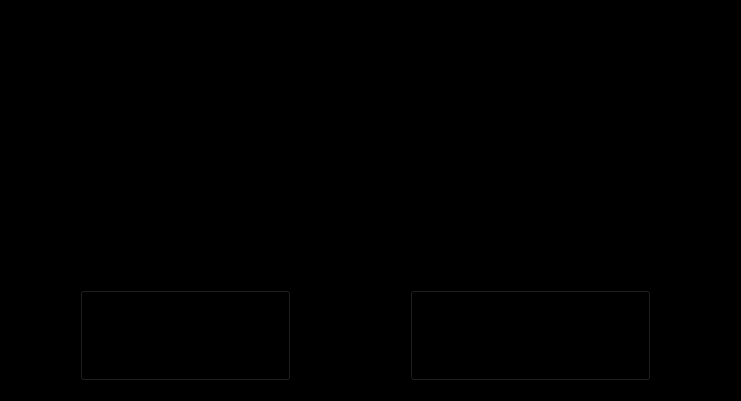
<?xml version="1.0" encoding="UTF-8"?>
<ui version="4.0">
 <class>mainGui</class>
 <widget class="QWidget" name="mainGui">
  <property name="enabled">
   <bool>true</bool>
  </property>
  <property name="geometry">
   <rect>
    <x>0</x>
    <y>0</y>
    <width>741</width>
    <height>401</height>
   </rect>
  </property>
  <property name="windowTitle">
   <string>mainGui</string>
  </property>
  <property name="windowOpacity">
   <double>8.000000000000000</double>
  </property>
  <property name="autoFillBackground">
   <bool>false</bool>
  </property>
  <property name="styleSheet">
   <string notr="true">background-color: rgb(0,0,0);</string>
  </property>
  <widget class="QLabel" name="label">
   <property name="geometry">
    <rect>
     <x>0</x>
     <y>10</y>
     <width>741</width>
     <height>211</height>
    </rect>
   </property>
   <property name="text">
    <string/>
   </property>
   <property name="pixmap">
    <pixmap>logo.png</pixmap>
   </property>
  </widget>
  <widget class="QPushButton" name="start">
   <property name="enabled">
    <bool>true</bool>
   </property>
   <property name="geometry">
    <rect>
     <x>80</x>
     <y>290</y>
     <width>211</width>
     <height>91</height>
    </rect>
   </property>
   <property name="font">
    <font>
     <family>Segoe UI Black</family>
     <pointsize>22</pointsize>
     <bold>true</bold>
    </font>
   </property>
   <property name="autoFillBackground">
    <bool>false</bool>
   </property>
   <property name="styleSheet">
    <string notr="true">alternate-background-color: rgb(255, 170, 0);</string>
   </property>
   <property name="text">
    <string/>
   </property>
   <property name="icon">
    <iconset>
     <normaloff>st.png</normaloff>st.png</iconset>
   </property>
   <property name="iconSize">
    <size>
     <width>400</width>
     <height>350</height>
    </size>
   </property>
   <property name="checkable">
    <bool>false</bool>
   </property>
   <property name="autoDefault">
    <bool>false</bool>
   </property>
   <property name="default">
    <bool>false</bool>
   </property>
   <property name="flat">
    <bool>false</bool>
   </property>
  </widget>
  <widget class="QPushButton" name="end">
   <property name="enabled">
    <bool>true</bool>
   </property>
   <property name="geometry">
    <rect>
     <x>410</x>
     <y>290</y>
     <width>241</width>
     <height>91</height>
    </rect>
   </property>
   <property name="font">
    <font>
     <family>Segoe UI Black</family>
     <pointsize>22</pointsize>
     <bold>true</bold>
    </font>
   </property>
   <property name="styleSheet">
    <string notr="true">alternate-background-color: rgb(255, 170, 0);</string>
   </property>
   <property name="text">
    <string/>
   </property>
   <property name="icon">
    <iconset>
     <normaloff>ex.png</normaloff>ex.png</iconset>
   </property>
   <property name="iconSize">
    <size>
     <width>300</width>
     <height>300</height>
    </size>
   </property>
   <property name="checkable">
    <bool>false</bool>
   </property>
  </widget>
  <zorder>label</zorder>
  <zorder>end</zorder>
  <zorder>start</zorder>
 </widget>
 <resources/>
 <connections/>
</ui>
